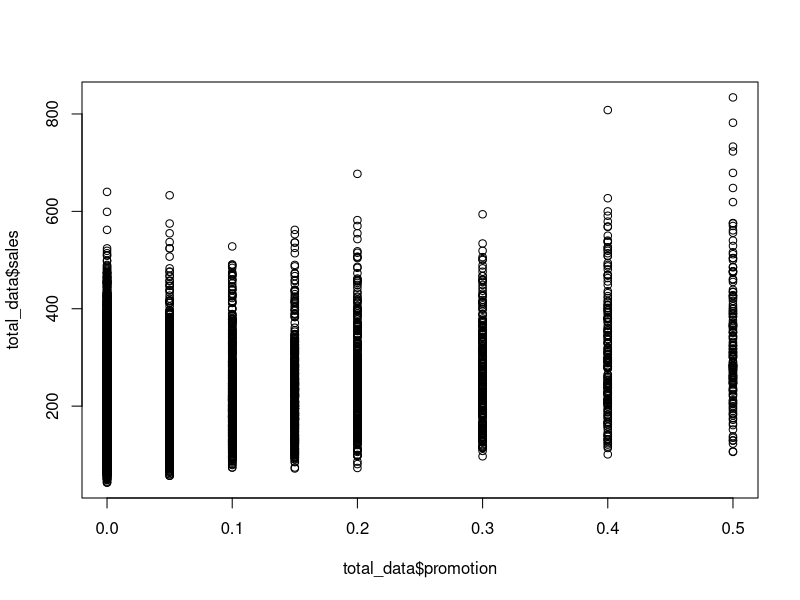
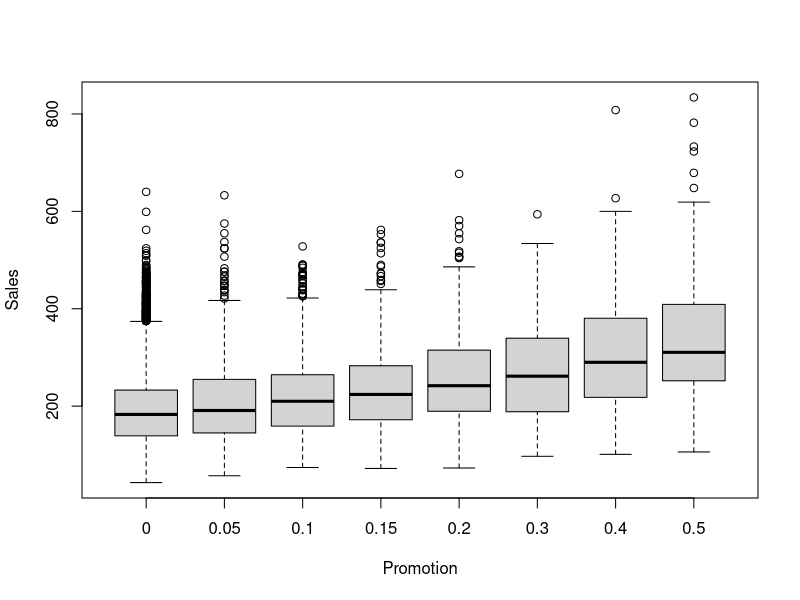
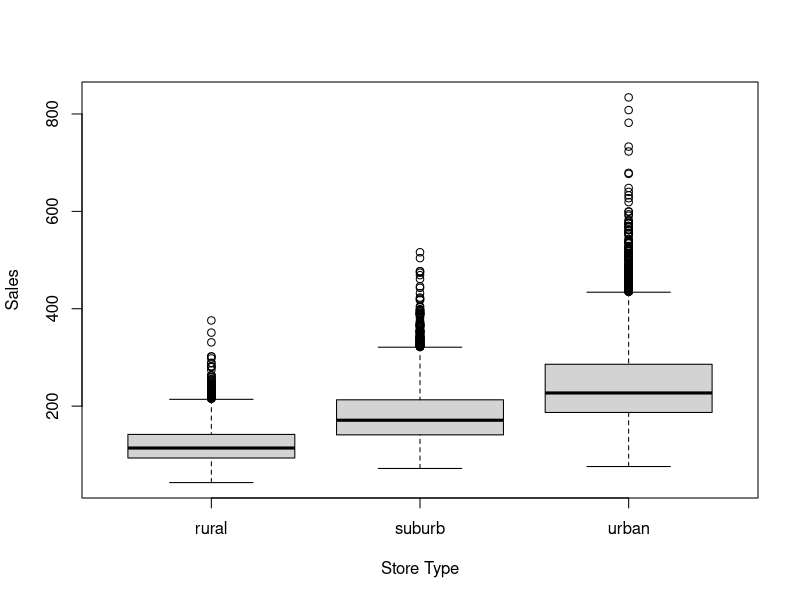
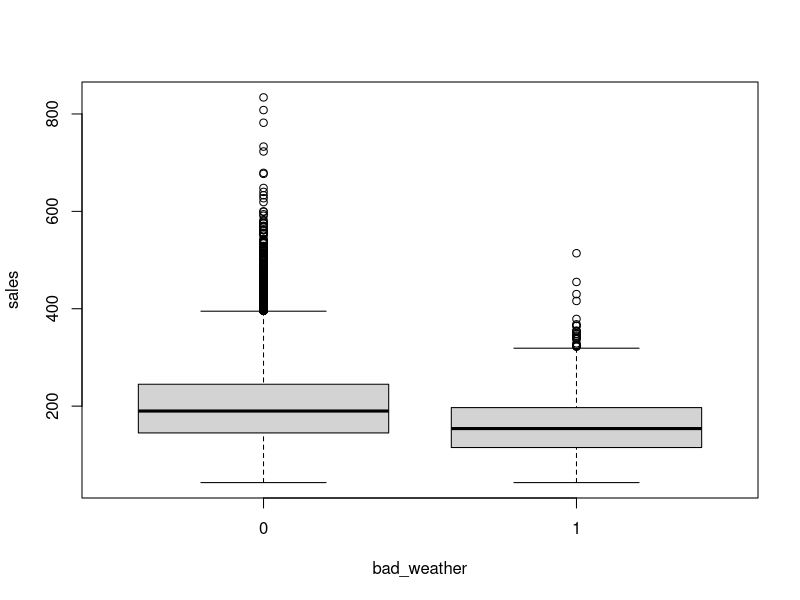
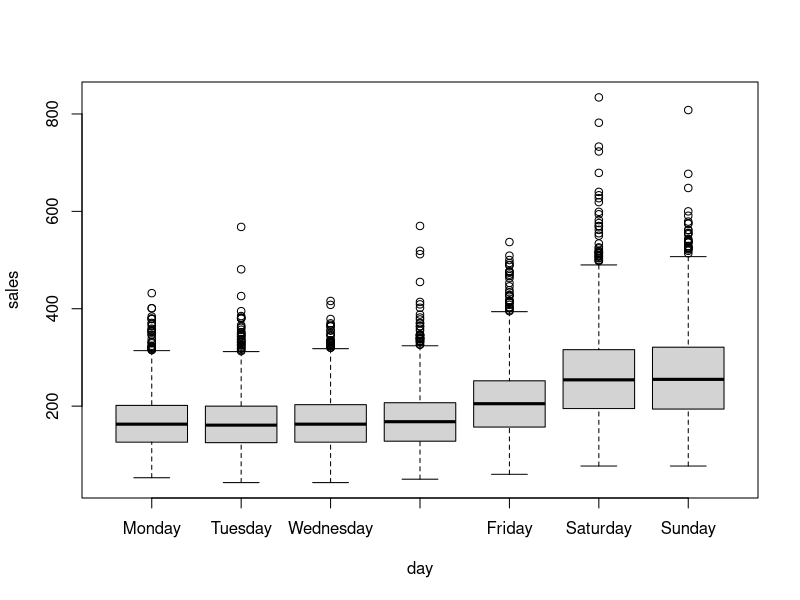
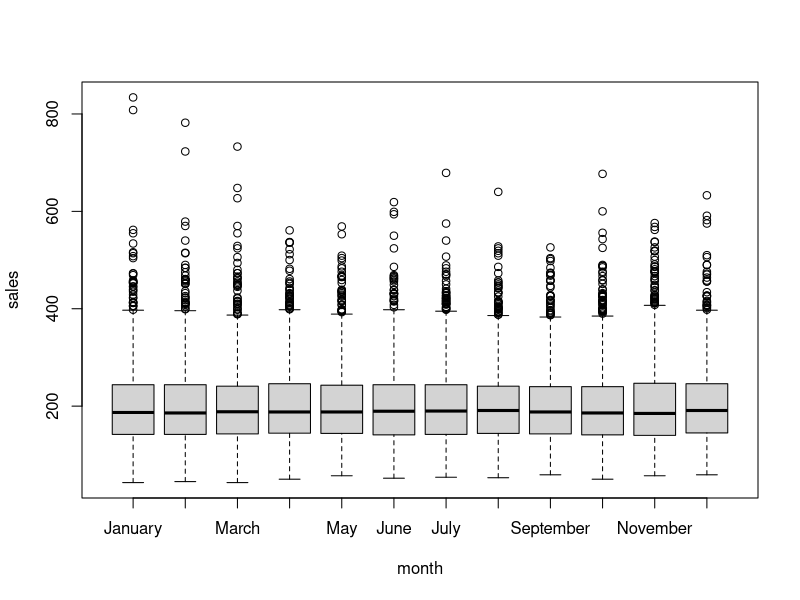
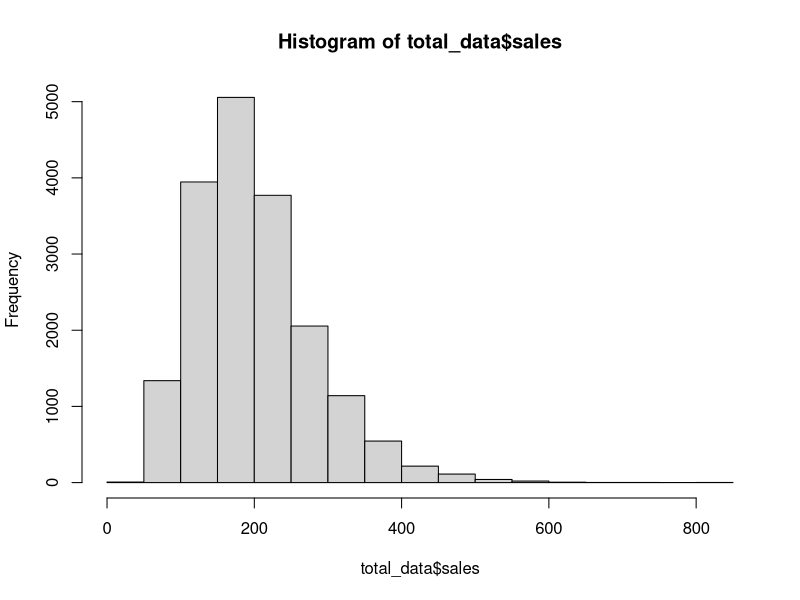
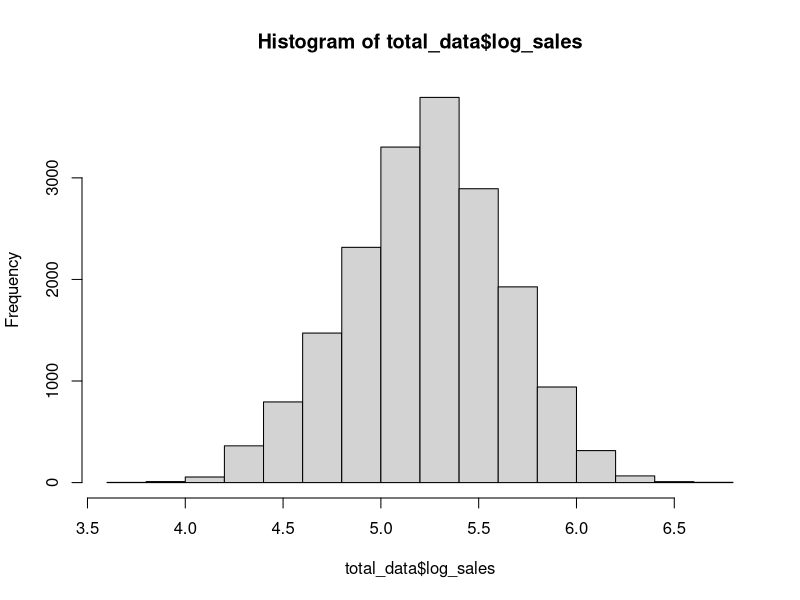

These figures' R source, in order:
## ---- chunk 1
total_data <- read.csv("./Bakery_sales_data.csv", header=T, stringsAsFactors=T)
str(total_data)
## ---- chunk 2
total_data$date <- as.Date(total_data$date, format="%m/%d/%Y")
str(total_data)
## ---- chunk 3
total_data$day <- factor(total_data$day, levels=c('Monday','Tuesday','Wednesday','Thursday','Friday','Saturday','Sunday'))
total_data$month <- factor(total_data$month, levels=c('January','February','March','April','May','June','July',
                                                      'August','September','October','November','December'))
total_data$store_type <- factor(total_data$store_type, levels=c('rural','suburb','urban'))
total_data$store_id <- factor(total_data$store_id)
## ---- chunk 4
# Exercise 1 code
plot(total_data$promotion, total_data$sales)

boxplot(sales~promotion, data = total_data, xlab = "Promotion", ylab = "Sales")
## ---- chunk 5
# Exercise 2 code
boxplot(sales~store_type, data = total_data, xlab = "Store Type", ylab = "Sales")
## ---- chunk 6
# Exercise 3 code
boxplot(sales~bad_weather, data = total_data)
boxplot(sales~day, data = total_data)
boxplot(sales~month, data = total_data)
## ---- chunk 7
# Exercise 4 code
hist(total_data$sales)

total_data$log_sales <- log(total_data$sales + 1)
hist(total_data$log_sales)
## ---- chunk 8
train_indices <- which(total_data$date<='2016-12-31') # We create 4 year training data and leave 1 year for test
train_data <- total_data[train_indices,]
test_data <- total_data[-train_indices,]
## ---- chunk 9
# Exercise 5 code
lm0 <- lm(log_sales ~ 1, data = train_data)
summary(lm0)$r.sq

lm_full <- lm(log_sales ~ 
                store_type 
              + bad_weather 
              + promotion 
              + day 
              + month, 
              data = train_data)

summary(lm_full)
## ---- chunk 10
summary(lm_full)$r.sq
bad_weather_coeff_log <- lm_full$coefficients[4]
exp(bad_weather_coeff_log) - 1

summary(lm0)$r.sq
## ---- chunk 11
# Exercise 7 code
dim(train_data)[1] # Number of observations
lm_bwd <- step(lm_full, direction = "backward", k = log(dim(train_data)[1]))
## ---- chunk 12
summary(lm_bwd)$r.sq
## ---- chunk 13
# prediction of lm0
pred0 <- exp(predict(lm0, newdata=test_data))-1
# prediction of full model
pred_full <- exp(predict(lm_full, newdata=test_data))-1
# prediction of backward selected model
pred_bwd <- exp(predict(lm_bwd, newdata=test_data))-1

library(forecast)

# error of lm0
accuracy(pred0, test_data$sales)
# error of full model
accuracy(pred_full, test_data$sales)
# error of backward selected model
accuracy(pred_bwd, test_data$sales)
## ---- chunk 14
summary(test_data$sales)
## ---- chunk 15
# Exercise 10
sample_time <- 1:60
plot(test_data$date[sample_time], test_data$sales[sample_time], xlab='', ylab='sales')
lines(test_data$date[sample_time], test_data$sales[sample_time], xlab='', ylab='sales')
lines(test_data$date[sample_time], pred_bwd[sample_time], col = "red")
## ---- chunk 16

